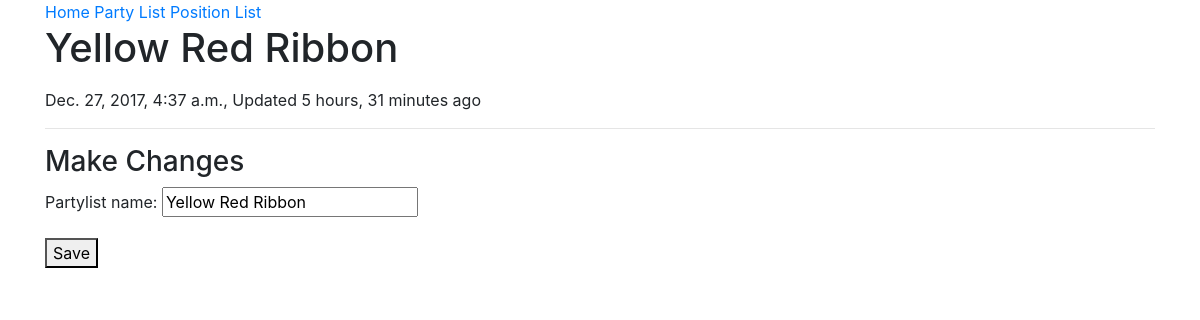
The app's page /party-list/yellow-red-ribbon/ (signed in) with its own data.
### partylists/models.py (models this page shows, shortened)
class PartyList(models.Model):
	owner 				= models.ForeignKey(User)
	partylist_name 		= models.CharField(max_length=120)
	timestamp			= models.DateTimeField(auto_now_add=True)
	updated				= models.DateTimeField(auto_now=True)
	slug				= models.SlugField(null=True, blank=True)
	objects 			= CandidateManager()
	class Meta:
		ordering = ['-updated', '-timestamp']
	@property
	def title(self):
		return self.partylist_name

### partylists/views.py (the view)
# urls.py: url(r'^(?P<slug>[\w-]+)/$', PartyListUpdateView.as_view(), name='edit')
class PartyListUpdateView(LoginRequiredMixin, PermissionRequiredMixin, UpdateView):
	permission_required = 'partylists'
	form_class = PartyListCreateForm
	template_name = 'partylists/detail-update.html'
	def get_context_data(self, *args, **kwargs):
		context = super(PartyListUpdateView, self).get_context_data(*args, **kwargs)
		name = self.get_object().partylist_name
		context['title'] = 'Update Party List:%s'% name
		return context
	def get_queryset(self):
		return PartyList.objects.filter(owner=self.request.user)

### partylists/forms.py
class PartyListCreateForm(forms.ModelForm):
	class Meta:
			model = PartyList
			fields = [
				'partylist_name'
			]

### partylists/models.py (called while the page is built)
	def get_queryset(self): #RestaurantLocation.objects.search()
		return CandidateQuerySet(self.model, using=self._db)

### partylists/templates/partylists/detail-update.html (shortened to what this page needs)
{% extends "base.html" %}
{% block content %}
<h1>{{ form.instance.title }} <small> {{ form.instance.category }}</small></h1>
<p>{{ form.instance.timestamp }}, Updated {{ form.instance.updated|timesince }} ago</p>
<hr/>
<h3>Make Changes</h3>
{% include 'snippets/form-snippet.html' with form=form %}
{% endblock %}

### templates/snippets/form-snippet.html (shortened to what this page needs)
{% block content %}
<form method='POST'>{% csrf_token %}
	{{ form.as_p }}
	<button type='submit'>Save</button>
</form>
{% endblock %}

### records on screen
PartyList: instance "Yellow Red Ribbon", instance.timestamp "Dec. 27, 2017, 4:37 a.m.", instance.updated "5 hours, 31 minutes", partylist_name "Yellow Red Ribbon"
